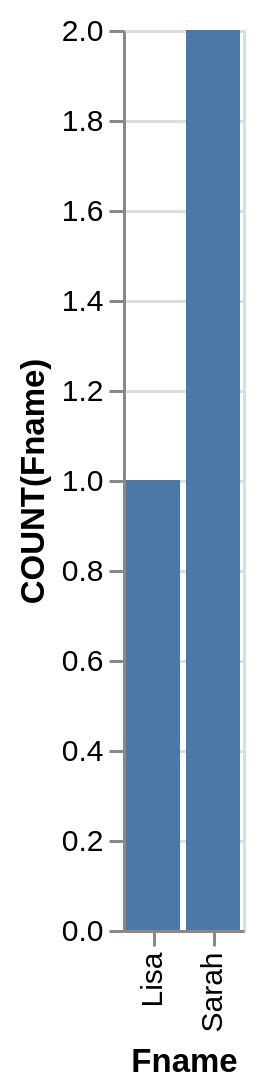

Here is the Vega-Lite specification saved for this chart:
### Vega-Lite specification from a JSON file in a GitHub repository (floating-point values rounded to 4 significant figures)
{"data": {"values": [{"x_data": "Lisa", "y_data": 1}, {"x_data": "Sarah", "y_data": 2}]}, "mark": "bar", "encoding": {"x": {"field": "x_data", "type": "nominal", "title": "Fname", "sort": "ascending"}, "y": {"field": "y_data", "type": "quantitative", "title": "COUNT(Fname)"}}}
